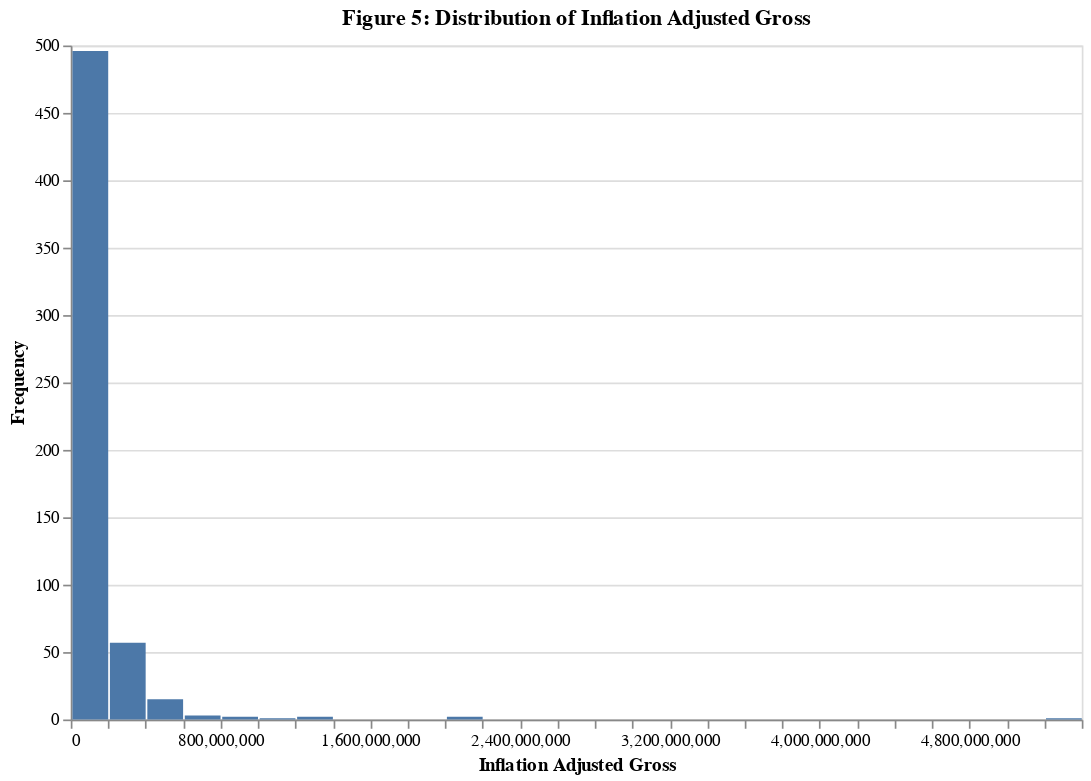

The notebook cell this image was saved under:
### Code cell
inflation_adjusted_gross_histogram = alt.Chart(disney_movies_df).mark_bar().encode(
    alt.X("inflation_adjusted_gross:Q", bin=alt.Bin(maxbins=30), title="Inflation Adjusted Gross"),
    alt.Y("count()", title="Frequency"),
    tooltip=["count()"]
).properties(
    width=600,
    height=400,
    title="Figure 5: Distribution of Inflation Adjusted Gross"
)

inflation_adjusted_gross_histogram

### Figure 1 — Vega-Lite specification as saved in the notebook (floating-point values rounded to 4 significant figures; data arrays with more than 128 entries replaced by an {"elided": "..."} marker saying what was removed)
{"config": {"view": {"continuousWidth": 400, "continuousHeight": 300}}, "data": {"name": "data-4dd796cdc2fbd744bdf7665f18eb60cc"}, "mark": "bar", "encoding": {"tooltip": [{"type": "quantitative", "aggregate": "count"}], "x": {"type": "quantitative", "bin": {"maxbins": 30}, "field": "inflation_adjusted_gross", "title": "Inflation Adjusted Gross"}, "y": {"type": "quantitative", "aggregate": "count", "title": "Frequency"}}, "height": 400, "title": "Figure 5: Distribution of Inflation Adjusted Gross", "width": 600, "$schema": "https://vega.github.io/schema/vega-lite/v4.8.1.json", "datasets": {"data-4dd796cdc2fbd744bdf7665f18eb60cc": {"elided": "579 records"}}}
